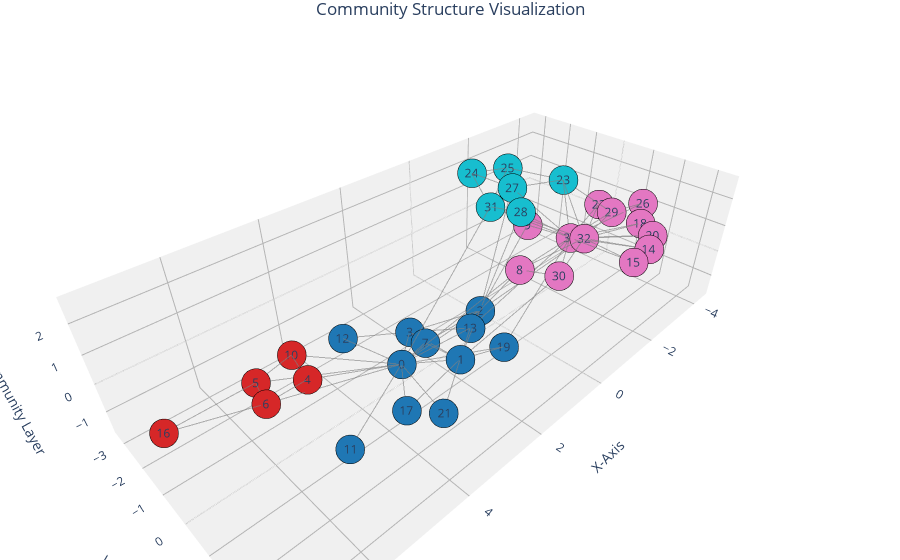

Notebook code for this chart:
### Code cell
# NOTE: we need this line in order to display plot in the notebook
py.init_notebook_mode(connected=True)
def create_plotly_3d_viz(graph, communities, layout=None, title="Community Structure Visualization"):
    if layout is None:
        layout = graph.layout("fr")
    coords_2d = np.array(layout.coords)
    
    n_communities = len(communities)
    z_levels = np.linspace(-1, 2, n_communities)
    
    x_coords = coords_2d[:, 0]
    y_coords = coords_2d[:, 1]
    z_coords = np.array([z_levels[communities.membership[i]] for i in range(graph.vcount())])
    
    edge_x, edge_y, edge_z = [], [], []
    for edge in graph.es:
        source_idx, target_idx = edge.source, edge.target
        edge_x.extend([x_coords[source_idx], x_coords[target_idx], None])
        edge_y.extend([y_coords[source_idx], y_coords[target_idx], None])
        edge_z.extend([z_coords[source_idx], z_coords[target_idx], None])
        
    edge_trace = go.Scatter3d(
        x=edge_x, y=edge_y, z=edge_z,
        mode='lines',
        line=dict(color='gray', width=2),
        hoverinfo='none',
        opacity=0.6,
        showlegend=False
    )
    
    node_labels = [str(v.index) for v in graph.vs]
    
    colors = plt.cm.tab10(np.linspace(0, 1, len(set(communities.membership))))
    plotly_colorscale = [[i / (len(colors) - 1), f'rgb({int(c[0]*255)},{int(c[1]*255)},{int(c[2]*255)})'] for i, c in enumerate(colors)]

    node_trace = go.Scatter3d(
        x=x_coords, y=y_coords, z=z_coords,
        mode='markers+text',
        name='nodes',
        marker=dict(
            symbol='circle',
            size=10,
            color=communities.membership,
            colorscale=plotly_colorscale,
            line=dict(color='black', width=1)
        ),
        text=node_labels,
        textposition='middle center',
        hoverinfo='text',
        hovertext=[f'Node: {i}<br>Community: {communities.membership[i]}' for i in range(graph.vcount())]
    )

    z_min, z_max = np.min(z_coords), np.max(z_coords)
    z_range = [z_min - 0.8, z_max + 0.8]
    y_min, y_max = np.min(y_coords), np.max(y_coords)
    y_range = [y_min - 0.8, y_max + 0.8]
    
    fig = go.Figure(
        data=[edge_trace, node_trace],
        layout=go.Layout(
            title=title,
            title_x=0.5,
            scene=dict(
                xaxis=dict(
                    showbackground=True, showticklabels=True, title='X-Axis',
                    backgroundcolor='rgb(240, 240, 240)',
                    gridcolor='rgb(180, 180, 180)',
                    showgrid=True
                ),
                yaxis=dict(
                    showbackground=True, showticklabels=True, title='Y-Axis',
                    backgroundcolor='rgb(240, 240, 240)',
                    gridcolor='rgb(180, 180, 180)',
                    showgrid=True,
                    range=y_range
                ),
                zaxis=dict(
                    showbackground=True, showticklabels=True, title='Community Layer',
                    backgroundcolor='rgb(240, 240, 240)',
                    gridcolor='rgb(180, 180, 180)',
                    showgrid=True,
                    range=z_range
                ),
                aspectmode='data'
            ),
            margin=dict(l=0, r=0, b=0, t=30),
            showlegend=False
        )
    )
    
    py.iplot(fig)
    

create_plotly_3d_viz(g, clusters, layout=layout)

### Figure 1 — Plotly figure (JSON) as saved in the notebook; plotly's stock layout.template omitted (floating-point values rounded to 4 significant figures; data arrays with more than 128 entries replaced by an {"elided": "..."} marker saying what was removed)
{"data": [{"hoverinfo": "none", "line": {"color": "gray", "width": 2}, "mode": "lines", "opacity": 0.6, "showlegend": false, "type": "scatter3d", "x": {"elided": "234 float values"}, "y": {"elided": "234 float values"}, "z": {"elided": "234 int values"}}, {"hoverinfo": "text", "hovertext": ["Node: 0<br>Community: 0", "Node: 1<br>Community: 0", "Node: 2<br>Community: 0", "Node: 3<br>Community: 0", "Node: 4<br>Community: 1", "Node: 5<br>Community: 1", "Node: 6<br>Community: 1", "Node: 7<br>Community: 0", "Node: 8<br>Community: 2", "Node: 9<br>Community: 2", "Node: 10<br>Community: 1", "Node: 11<br>Community: 0", "Node: 12<br>Community: 0", "Node: 13<br>Community: 0", "Node: 14<br>Community: 2", "Node: 15<br>Community: 2", "Node: 16<br>Community: 1", "Node: 17<br>Community: 0", "Node: 18<br>Community: 2", "Node: 19<br>Community: 0", "Node: 20<br>Community: 2", "Node: 21<br>Community: 0", "Node: 22<br>Community: 2", "Node: 23<br>Community: 3", "Node: 24<br>Community: 3", "Node: 25<br>Community: 3", "Node: 26<br>Community: 2", "Node: 27<br>Community: 3", "Node: 28<br>Community: 3", "Node: 29<br>Community: 2", "Node: 30<br>Community: 2", "Node: 31<br>Community: 3", "Node: 32<br>Community: 2", "Node: 33<br>Community: 2"], "marker": {"color": [0, 0, 0, 0, 1, 1, 1, 0, 2, 2, 1, 0, 0, 0, 2, 2, 1, 0, 2, 0, 2, 0, 2, 3, 3, 3, 2, 3, 3, 2, 2, 3, 2, 2], "colorscale": [[0, "rgb(31,119,180)"], [0.3333, "rgb(214,39,40)"], [0.6667, "rgb(227,119,194)"], [1, "rgb(23,190,207)"]], "line": {"color": "black", "width": 1}, "size": 10, "symbol": "circle"}, "mode": "markers+text", "name": "nodes", "text": ["0", "1", "2", "3", "4", "5", "6", "7", "8", "9", "10", "11", "12", "13", "14", "15", "16", "17", "18", "19", "20", "21", "22", "23", "24", "25", "26", "27", "28", "29", "30", "31", "32", "33"], "textposition": "middle center", "type": "scatter3d", "x": [2.955, 2.004, 0.474, 2.132, 4.948, 5.66, 5.818, 2.148, 0.2348, -1.378, 4.766, 5.082, 3.296, 1.097, -2.42, -1.711, 7.384, 3.752, -3.312, 1.065, -3.012, 3.311, -3.442, -2.707, -1.436, -2.284, -4.257, -1.509, -0.7269, -3.314, -0.1634, -0.428, -1.797, -1.601], "y": [0.03489, 0.9375, -0.1052, -0.7736, -0.3158, -1.034, -0.3061, -0.1563, 0.933, -0.4151, -1.276, 1.301, -1.814, 0.2433, 2.728, 2.788, -1.048, 1.306, 1.806, 1.389, 2.41, 1.958, 0.2846, -0.4745, -2.69, -2.174, 1.189, -1.187, -0.07378, 0.8352, 1.811, -0.8418, 1.165, 0.8762], "z": [-1, -1, -1, -1, 0, 0, 0, -1, 1, 1, 0, -1, -1, -1, 1, 1, 0, -1, 1, -1, 1, -1, 1, 2, 2, 2, 1, 2, 2, 1, 1, 2, 1, 1]}], "layout": {"margin": {"b": 0, "l": 0, "r": 0, "t": 30}, "scene": {"aspectmode": "data", "xaxis": {"backgroundcolor": "rgb(240, 240, 240)", "gridcolor": "rgb(180, 180, 180)", "showbackground": true, "showgrid": true, "showticklabels": true, "title": {"text": "X-Axis"}}, "yaxis": {"backgroundcolor": "rgb(240, 240, 240)", "gridcolor": "rgb(180, 180, 180)", "range": [-3.49, 3.588], "showbackground": true, "showgrid": true, "showticklabels": true, "title": {"text": "Y-Axis"}}, "zaxis": {"backgroundcolor": "rgb(240, 240, 240)", "gridcolor": "rgb(180, 180, 180)", "range": [-1.8, 2.8], "showbackground": true, "showgrid": true, "showticklabels": true, "title": {"text": "Community Layer"}}}, "showlegend": false, "title": {"text": "Community Structure Visualization", "x": 0.5}}}
